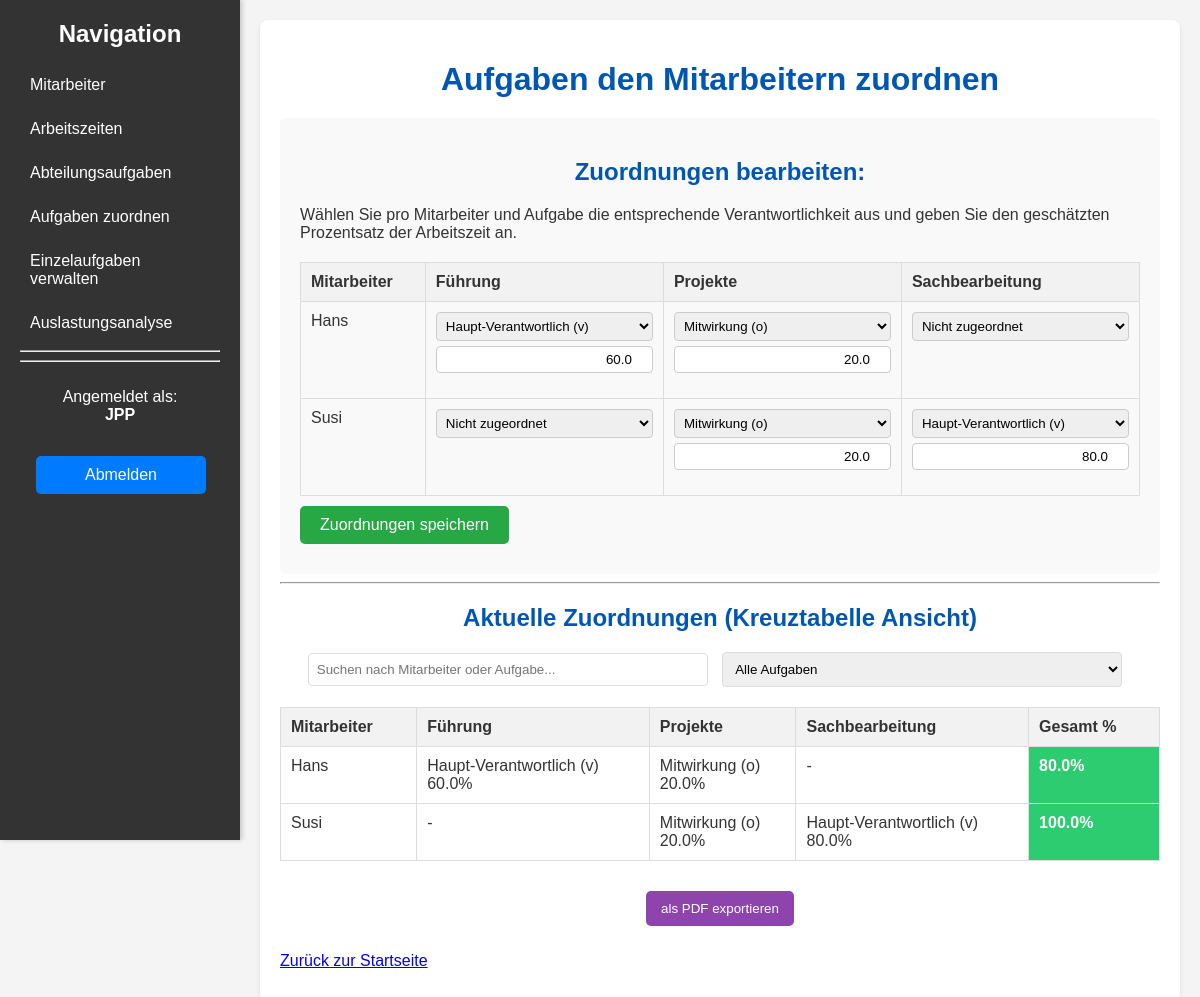
The app's page /assign_tasks (signed in) with its own data.
### models.py (models this page shows, shortened)
class User(db.Model, UserMixin):
    id = db.Column(db.Integer, primary_key=True)
    username = db.Column(db.String(100), unique=True, nullable=False)
    password_hash = db.Column(db.String(128))
    oe_number = db.Column(db.String(50), nullable=False)
    is_admin = db.Column(db.Boolean, default=False)

class DepartmentTask(db.Model):
    id = db.Column(db.Integer, primary_key=True)
    name = db.Column(db.String(150), nullable=False, unique=True)
    description = db.Column(db.Text, nullable=True)
    oe_number = db.Column(db.String(50), nullable=False)
    assigned_tasks = db.relationship('EmployeeTask', backref='task', lazy=True, cascade="all, delete-orphan")

class Employee(db.Model):
    id = db.Column(db.Integer, primary_key=True)
    name = db.Column(db.String(100), nullable=False)
    job_title = db.Column(db.String(100), nullable=False)
    weekly_working_hours = db.Column(db.Float, default=0.0)
    team = db.Column(db.String(100), nullable=True)
    oe_number = db.Column(db.String(50), nullable=False)
    working_hours_changes = db.relationship('WorkingHoursChange', backref='employee', lazy=True, cascade="all, delete-orphan")
    assigned_tasks = db.relationship('EmployeeTask', backref='employee', lazy=True, cascade="all, delete-orphan")
    einzelaufgaben_zuordnung = db.relationship('EinzelaufgabeMitarbeiter', back_populates='employee', lazy=True, cascade="all, delete-orphan")

class EmployeeTask(db.Model):
    id = db.Column(db.Integer, primary_key=True)
    employee_id = db.Column(db.Integer, db.ForeignKey('employee.id'), nullable=False)
    task_id = db.Column(db.Integer, db.ForeignKey('department_task.id'), nullable=False)
    assignment_date = db.Column(db.Date, default=datetime.utcnow)
    assignment_type = db.Column(db.String(50), nullable=False)
    percentage = db.Column(db.Float, nullable=True)
    __table_args__ = (db.UniqueConstraint('employee_id', 'task_id', name='_employee_task_uc'),)

### app.py (the view, shortened to what this page needs)
@app.route('/assign_tasks', methods=['GET', 'POST'])
@login_required
def assign_tasks():
    employees_query = Employee.query
    tasks_query = DepartmentTask.query
    if not current_user.is_admin:
        employees_query = employees_query.filter_by(oe_number=current_user.oe_number)
        tasks_query = tasks_query.filter_by(oe_number=current_user.oe_number)
    employees = employees_query.order_by(Employee.name).all()
    tasks = tasks_query.order_by(DepartmentTask.name).all()
    assignment_types = {'v': 'Haupt-Verantwortlich', 'v1': 'Vertretung 1', 'v2': 'Vertretung 2', 'o': 'Mitwirkung'}
    assigned_tasks_data = {e.id: {} for e in employees}
    total_percentages = {e.id: 0.0 for e in employees}
    all_assignments = EmployeeTask.query.filter(EmployeeTask.employee_id.in_([e.id for e in employees])).all()
    for assign in all_assignments:
        assigned_tasks_data[assign.employee_id][assign.task_id] = {'type': assign.assignment_type, 'percentage': assign.percentage}
        if assign.percentage:
            total_percentages[assign.employee_id] += assign.percentage
    return render_template('assign_tasks.html', employees=employees, tasks=tasks, assigned_tasks_data=assigned_tasks_data, assignment_types=assignment_types, total_percentages_per_employee=total_percentages, settings=Settings.query.first())

### app.py (called while the page is built)
@login_manager.user_loader
def load_user(user_id):
    return User.query.get(int(user_id))

### templates/assign_tasks.html (shortened to what this page needs)
{% extends "base.html" %}
{% block content %}
        <h1>Aufgaben den Mitarbeitern zuordnen</h1>
        <form method="POST">
            <h2>Zuordnungen bearbeiten:</h2>
            <p>Wählen Sie pro Mitarbeiter und Aufgabe die entsprechende Verantwortlichkeit aus und geben Sie den geschätzten Prozentsatz der Arbeitszeit an.</p>
            <table class="cross-table">
                <thead>
                    <tr>
                        <th>Mitarbeiter</th>
                        {% for task in tasks %}
                            <th>{{ task.name }}</th>
                        {% endfor %}
                    </tr>
                </thead>
                <tbody>
                    {% for employee in employees %}
                        <tr>
                            <td>{{ employee.name }}</td>
                            {% for task in tasks %}
                                <td>
                                    <select name="assignment_type_{{ employee.id }}_{{ task.id }}"
                                            onchange="togglePercentageInput({{ employee.id }}, {{ task.id }}, this.value)">
                                        <option value="">Nicht zugeordnet</option>
                                        {% for key, description in assignment_types.items() %}
                                            <option value="{{ key }}"
                                                    {% if assigned_tasks_data[employee.id].get(task.id, {}).get('type') == key %}selected{% endif %}>
                                                {{ description }} ({{ key }})
                                            </option>
                                        {% endfor %}
                                    </select>
                                    <input type="number"
                                           id="percentage_input_{{ employee.id }}_{{ task.id }}"
                                           name="percentage_{{ employee.id }}_{{ task.id }}"
                                           min="0" max="100" step="0.1"
                                           value="{{ assigned_tasks_data[employee.id].get(task.id, {}).get('percentage', '') }}"
                                           placeholder="%"
                                           style="{% if not assigned_tasks_data[employee.id].get(task.id, {}).get('type') %}display:none;{% endif %}"
                                           >
                                </td>
                            {% endfor %}
                        </tr>
                    {% endfor %}
                </tbody>
            </table>
            <button type="submit" class="button">Zuordnungen speichern</button>
        </form>
        <hr>
        <h2>Aktuelle Zuordnungen (Kreuztabelle Ansicht)</h2>
        <div class="search-container">
            <input type="text" id="assignmentSearch" onkeyup="filterAssignmentTable()" placeholder="Suchen nach Mitarbeiter oder Aufgabe...">
            <select id="taskFilter" onchange="filterAssignmentTable()">
                <option value="">Alle Aufgaben</option>
            </select>
        </div>
        <table class="cross-table" id="assignmentOverviewTable">
            <thead>
                <tr>
                    <th class="sortable-header" data-column="employee">Mitarbeiter</th>
                    {% for task in tasks %}
                        <th class="sortable-header task-column" data-task-id="{{ task.id }}" data-column="task_{{ task.id }}">{{ task.name }}</th>
                    {% endfor %}
                    <th class="sortable-header" data-column="total_percentage" data-column-type="number">Gesamt %</th>
                </tr>
            </thead>
            <tbody>
                {% for employee in employees %}
                    <tr>
                        <td class="employee-name-cell">{{ employee.name }}</td>
                        {% for task in tasks %}
                            {% set assignment_info = assigned_tasks_data[employee.id].get(task.id, {}) %}
                            {% set assignment_key = assignment_info.get('type') %}
                            {% set percentage_val = assignment_info.get('percentage') %}
                            <td class="task-cell task-{{ task.id }}" data-sort-value="{{ assignment_key }}_{{ percentage_val | default(0) }}"
                                class="{% if assignment_key %}assigned{% else %}not-assigned{% endif %}">
                                {% if assignment_key %}
                                    {{ assignment_types[assignment_key] }} ({{ assignment_key }})<br>
                                    {% if percentage_val is not none %}
                                        {{ "%.1f" | format(percentage_val) }}%
                                    {% endif %}
                                {% else %}
                                    -
                                {% endif %}
                            </td>
                        {% endfor %}
                        {% set total_percentage = total_percentages_per_employee.get(employee.id, 0.0) %}
                        {% set sum_class = '' %}
                        {% if total_percentage >= settings.red_threshold %}
                            {% set sum_class = 'sum-red' %}
                        {% elif total_percentage >= settings.green_min_threshold %}
                            {% set sum_class = 'sum-green' %}
                        {% else %}
                            {% set sum_class = 'sum-yellow' %}
                        {% endif %}
                        <td class="{{ sum_class }}" data-sort-value="{{ total_percentage }}">
                            {{ "%.1f" | format(total_percentage) }}%
                        </td>
                    </tr>
                {% endfor %}
            </tbody>
        </table>
        <div class="export-buttons">
            <button id="exportPdfButton" class="button">als PDF exportieren</button>
        </div>
        <p><a href="{{ url_for('index') }}">Zurück zur Startseite</a></p>
{% endblock %}

### templates/base.html (shortened to what this page needs)
<!DOCTYPE html>
<html lang="de">
<head>
    <link rel="stylesheet" href="{{ url_for('static', filename='style.css') }}">
</head>
<body>
    <div class="wrapper">
        {% block sidebar %}
        <div class="sidebar">
            <h2>Navigation</h2>
            <ul>
                <li><a href="{{ url_for('employees') }}">Mitarbeiter</a></li>
                <li><a href="{{ url_for('working_hours_changes') }}">Arbeitszeiten</a></li>
                <li><a href="{{ url_for('department_tasks') }}">Abteilungsaufgaben</a></li>
                <li><a href="{{ url_for('assign_tasks') }}">Aufgaben zuordnen</a></li>
                <li><a href="{{ url_for('einzelaufgaben') }}">Einzelaufgaben verwalten</a></li>
                <li><a href="{{ url_for('workload_analysis') }}">Auslastungsanalyse</a></li>
                <hr>
                <hr>
            </ul>
            <div style="position: relative; top: 10px; width: 100%;">
                 <p style="text-align: center;">Angemeldet als:<br><b>{{ current_user.username }}</b></p>
                 <a href="{{ url_for('logout') }}" class="button" style="width: 70%; margin: 8%;">Abmelden</a>
            </div>
        </div>
        {% endblock %}
        <div class="main-content">
            <div class="container">
                {% block content %}{% endblock %}
            </div>
        </div>
    </div>
</body>
</html>

### static/style.css (style rules this page uses)
body { font-family: Arial, sans-serif; margin: 0; background-color: #f4f4f4; color: #333; }
.wrapper { display: flex; min-height: 100vh; }
.sidebar { width: 200px; background-color: #333; color: white; padding: 20px; box-shadow: 2px 0 5px rgba(0,0,0,0.2); flex-shrink: 0; position: sticky; top: 0; height: 100vh; overflow-y: auto; }
.sidebar h2 { color: white; margin-top: 0; text-align: center; }
.sidebar ul { list-style: none; padding: 0; }
.sidebar ul li { margin-bottom: 10px; }
.sidebar ul li a { text-decoration: none; color: white; display: block; padding: 8px 10px; border-radius: 4px; }
.main-content { flex-grow: 1; padding: 20px; }
.container { max-width: 900px; margin: 0 auto; background-color: #fff; padding: 20px; border-radius: 8px; box-shadow: 0 2px 4px rgba(0, 0, 0, 0.1); }
h1, h2 { color: #0056b3; text-align: center; margin-bottom: 20px; }
table { width: 100%; border-collapse: collapse; margin-top: 20px; }
table, th, td { border: 1px solid #ddd; }
th, td { padding: 10px; text-align: left; }
th { background-color: #f2f2f2; }
.button { display: inline-block; padding: 10px 15px; margin: 10px 0; background-color: #007bff; color: white; text-align: center; text-decoration: none; border-radius: 5px; border: none; cursor: pointer; }
form { background-color: #f9f9f9; padding: 20px; border-radius: 5px; margin-top: 20px; }
form input[type="text"], form input[type="date"], form input[type="number"], form select, form textarea { width: calc(100% - 22px); padding: 10px; margin-bottom: 15px; border: 1px solid #ddd; border-radius: 4px; }
form button[type="submit"] { background-color: #28a745; color: white; padding: 10px 20px; border: none; border-radius: 5px; cursor: pointer; font-size: 1em; }
.search-container { margin-bottom: 20px; text-align: center; }
.search-container input { padding: 8px; width: 50%; max-width: 400px; border: 1px solid #ddd; border-radius: 4px; box-sizing: border-box; }
.sortable-header { cursor: pointer; position: relative; padding-right: 20px; }
.sortable-header::after { content: ''; display: inline-block; position: absolute; right: 5px; top: 50%; transform: translateY(-50%); width: 0; height: 0; border-left: 5px solid transparent; border-right: 5px solid transparent; vertical-align: middle; }
.sum-green { color: white; background-color: #2ecc71; font-weight: bold; }
.cross-table select { width: 100%; padding: 5px; border: 1px solid #ccc; border-radius: 4px; margin-bottom: 5px; }
.cross-table input[type="number"] { width: 100%; padding: 5px; border: 1px solid #ccc; border-radius: 4px; box-sizing: border-box; text-align: right; }
.cross-table td { vertical-align: top; }

### templates/assign_tasks.html (style rules this page uses)
.search-container { margin-bottom: 20px; text-align: center; }
.search-container input, .search-container select { padding: 8px; width: 50%; max-width: 400px; border: 1px solid #ddd; border-radius: 4px; box-sizing: border-box; margin-right: 10px; }
.sortable-header { cursor: pointer; position: relative; padding-right: 20px; }
.sortable-header::after { content: ''; display: inline-block; position: absolute; right: 5px; top: 50%; transform: translateY(-50%); width: 0; height: 0; border-left: 5px solid transparent; border-right: 5px solid transparent; vertical-align: middle; }
.cross-table select { width: 100%; padding: 5px; border: 1px solid #ccc; border-radius: 4px; margin-bottom: 5px; }
.cross-table input[type="number"] { width: 100%; padding: 5px; border: 1px solid #ccc; border-radius: 4px; box-sizing: border-box; text-align: right; }
.cross-table td { vertical-align: top; }
.sum-green { color: white; background-color: #2ecc71; font-weight: bold; }
.export-buttons { margin-top: 20px; text-align: center; }
.export-buttons .button { background-color: #8e44ad; }

### records on screen
User: username "JPP"
DepartmentTask: name "Führung", id "Haupt-Verantwortlich (v)", assignment_types "Haupt-Verantwortlich", assignment_key "v"
DepartmentTask: name "Projekte", id "Mitwirkung (o)", assignment_types "Mitwirkung", assignment_key "o"
DepartmentTask: name "Sachbearbeitung", id "Haupt-Verantwortlich (v)", assignment_types "Haupt-Verantwortlich", assignment_key "v"
Employee: name "Hans", id "60.0", id "20.0", total_percentage "80.0"
Employee: name "Susi", id "20.0", id "80.0", total_percentage "100.0"
EmployeeTask: percentage "60.0"
EmployeeTask: percentage "20.0"
EmployeeTask: percentage "20.0"
EmployeeTask: percentage "80.0"
